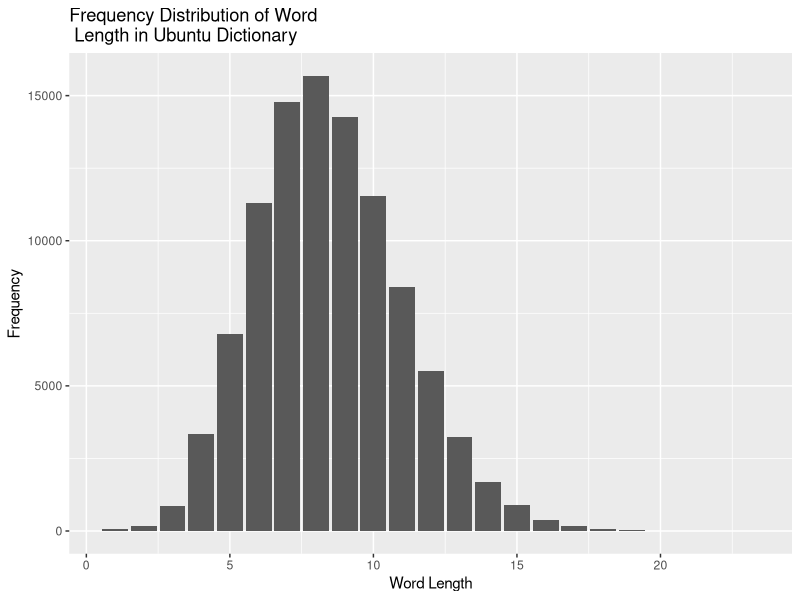
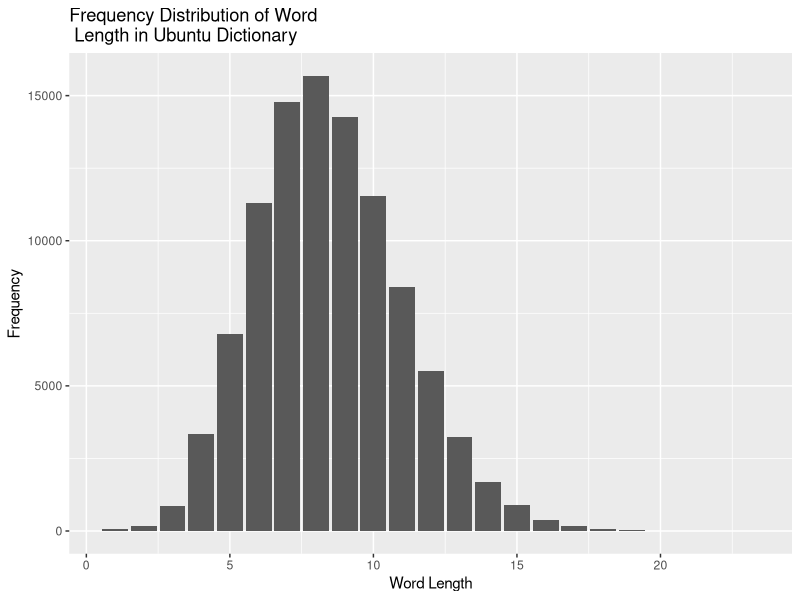

Generate these figures, in order, with R:
library(ggplot2)
# library(dplyr)
# dict <- read.table("words.txt", stringsAsFactors = FALSE)
# dict <- tbl_df(dict)
# colnames(dict) <- "word"
# dict <- dict %>%
# 	mutate(length = nchar(word))
wordfreq <- read.table("histogram.tsv", header = TRUE)
ggplot(wordfreq) +
	geom_histogram(aes(x = word_length, y = Freq), stat = "identity") +
	xlab("Word Length") +
	ylab("Frequency") +
	ggtitle("Frequency Distribution of Word \n Length in Ubuntu Dictionary")
ggsave("histogram.png")